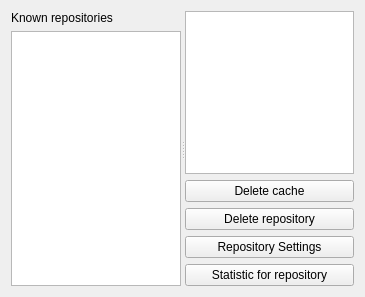
<?xml version="1.0" encoding="UTF-8"?>
<ui version="4.0">
 <class>DBOverView</class>
 <widget class="QWidget" name="DBOverView">
  <property name="geometry">
   <rect>
    <x>0</x>
    <y>0</y>
    <width>365</width>
    <height>297</height>
   </rect>
  </property>
  <property name="windowTitle">
   <string>Form</string>
  </property>
  <layout class="QHBoxLayout" name="horizontalLayout">
   <item>
    <widget class="QSplitter" name="splitter">
     <property name="orientation">
      <enum>Qt::Horizontal</enum>
     </property>
     <widget class="QWidget" name="layoutWidget">
      <layout class="QVBoxLayout" name="m_ReposLayout">
       <item>
        <widget class="QLabel" name="m_RepositoryLabel">
         <property name="text">
          <string>Known repositories</string>
         </property>
        </widget>
       </item>
       <item>
        <widget class="QListView" name="m_ReposListView"/>
       </item>
      </layout>
     </widget>
     <widget class="QWidget" name="layoutWidget">
      <layout class="QGridLayout" name="gridLayout">
       <item row="0" column="0">
        <widget class="KTextBrowser" name="m_RepostatusBrowser"/>
       </item>
       <item row="1" column="0">
        <widget class="QPushButton" name="m_DeleteCacheButton">
         <property name="toolTip">
          <string>Delete cache entries for current selected repository</string>
         </property>
         <property name="statusTip">
          <string>Delete cache entries for current selected repository</string>
         </property>
         <property name="text">
          <string>Delete cache</string>
         </property>
        </widget>
       </item>
       <item row="2" column="0">
        <widget class="QPushButton" name="m_DeleteRepositoryButton">
         <property name="toolTip">
          <string>Delete all entries and settings for selected repository</string>
         </property>
         <property name="statusTip">
          <string>Delete all entries and settings for selected repository</string>
         </property>
         <property name="text">
          <string>Delete repository</string>
         </property>
        </widget>
       </item>
       <item row="3" column="0">
        <widget class="QPushButton" name="m_SettingsButton">
         <property name="text">
          <string>Repository Settings</string>
         </property>
        </widget>
       </item>
       <item row="4" column="0">
        <widget class="QPushButton" name="m_StatisticButton">
         <property name="text">
          <string>Statistic for repository</string>
         </property>
        </widget>
       </item>
      </layout>
     </widget>
    </widget>
   </item>
  </layout>
 </widget>
 <customwidgets>
  <customwidget>
   <class>KTextBrowser</class>
   <extends>QTextBrowser</extends>
   <header>ktextbrowser.h</header>
  </customwidget>
 </customwidgets>
 <resources/>
 <connections>
  <connection>
   <sender>m_DeleteCacheButton</sender>
   <signal>clicked()</signal>
   <receiver>DBOverView</receiver>
   <slot>deleteCacheItems()</slot>
   <hints>
    <hint type="sourcelabel">
     <x>354</x>
     <y>184</y>
    </hint>
    <hint type="destinationlabel">
     <x>364</x>
     <y>296</y>
    </hint>
   </hints>
  </connection>
  <connection>
   <sender>m_DeleteRepositoryButton</sender>
   <signal>clicked()</signal>
   <receiver>DBOverView</receiver>
   <slot>deleteRepository()</slot>
   <hints>
    <hint type="sourcelabel">
     <x>354</x>
     <y>218</y>
    </hint>
    <hint type="destinationlabel">
     <x>364</x>
     <y>296</y>
    </hint>
   </hints>
  </connection>
  <connection>
   <sender>m_SettingsButton</sender>
   <signal>clicked()</signal>
   <receiver>DBOverView</receiver>
   <slot>repositorySettings()</slot>
   <hints>
    <hint type="sourcelabel">
     <x>354</x>
     <y>252</y>
    </hint>
    <hint type="destinationlabel">
     <x>364</x>
     <y>296</y>
    </hint>
   </hints>
  </connection>
  <connection>
   <sender>m_StatisticButton</sender>
   <signal>clicked()</signal>
   <receiver>DBOverView</receiver>
   <slot>repositoryStatistic()</slot>
   <hints>
    <hint type="sourcelabel">
     <x>248</x>
     <y>271</y>
    </hint>
    <hint type="destinationlabel">
     <x>260</x>
     <y>301</y>
    </hint>
   </hints>
  </connection>
 </connections>
 <slots>
  <slot>itemActivated(QModelIndex)</slot>
  <slot>deleteCacheItems()</slot>
  <slot>deleteRepository()</slot>
  <slot>repositorySettings()</slot>
  <slot>repositoryStatistic()</slot>
 </slots>
</ui>
